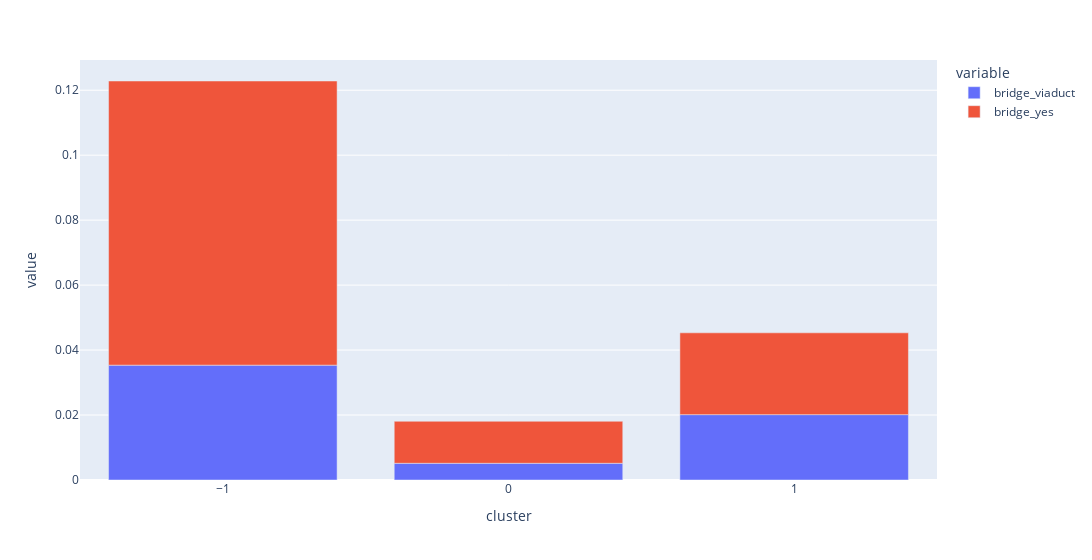

Here is the notebook cell this chart was saved with:
### Code cell
fig = px.bar(hex_agg, x="cluster", y=list(filter(lambda x: "bridge" in x, hex_agg.columns)), width=1300)
fig.update_layout(
    xaxis = dict(
        tickmode = 'linear',
    )
)
fig.show()

### Figure 1 — Plotly figure (JSON) as saved in the notebook; plotly's stock layout.template omitted (floating-point values rounded to 4 significant figures)
{"data": [{"alignmentgroup": "True", "hovertemplate": "variable=bridge_viaduct<br>cluster=%{x}<br>value=%{y}<extra></extra>", "legendgroup": "bridge_viaduct", "marker": {"color": "#636efa"}, "name": "bridge_viaduct", "offsetgroup": "bridge_viaduct", "orientation": "v", "showlegend": true, "textposition": "auto", "type": "bar", "x": [-1, 0, 1], "xaxis": "x", "y": [0.03536, 0.005145, 0.02013], "yaxis": "y"}, {"alignmentgroup": "True", "hovertemplate": "variable=bridge_yes<br>cluster=%{x}<br>value=%{y}<extra></extra>", "legendgroup": "bridge_yes", "marker": {"color": "#EF553B"}, "name": "bridge_yes", "offsetgroup": "bridge_yes", "orientation": "v", "showlegend": true, "textposition": "auto", "type": "bar", "x": [-1, 0, 1], "xaxis": "x", "y": [0.08748, 0.01294, 0.02519], "yaxis": "y"}], "layout": {"barmode": "relative", "legend": {"title": {"text": "variable"}, "tracegroupgap": 0}, "margin": {"t": 60}, "width": 1300, "xaxis": {"anchor": "y", "domain": [0, 1], "tickmode": "linear", "title": {"text": "cluster"}}, "yaxis": {"anchor": "x", "domain": [0, 1], "title": {"text": "value"}}}}
